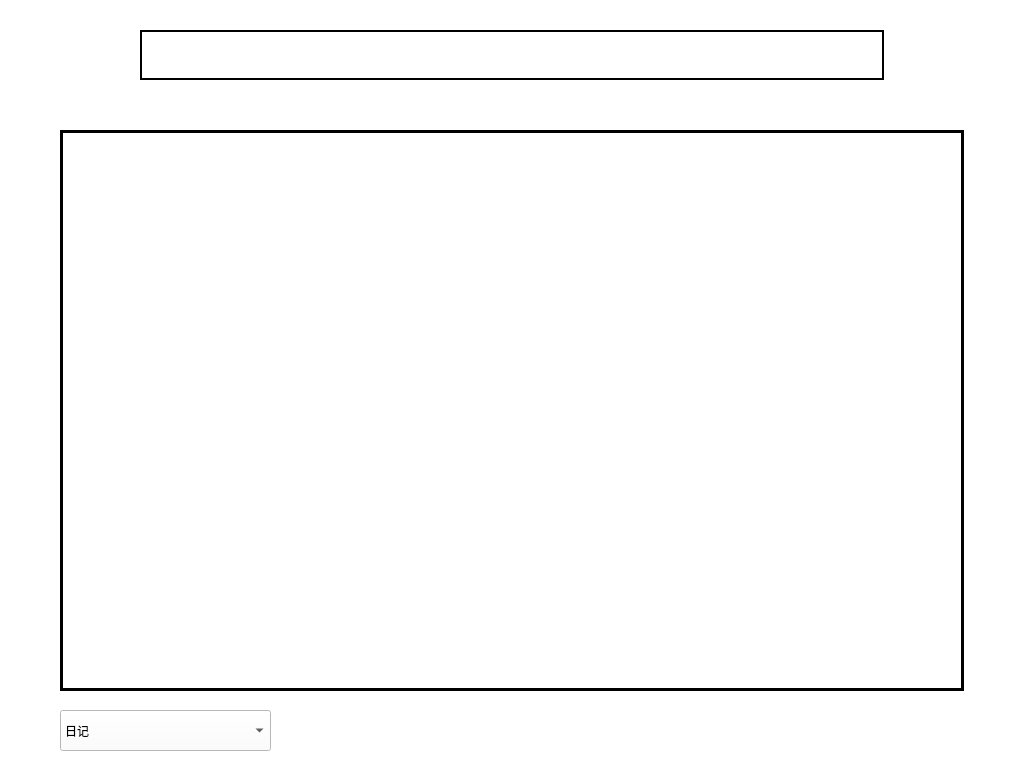
<?xml version="1.0" encoding="UTF-8"?>
<ui version="4.0">
 <class>edit</class>
 <widget class="QDialog" name="edit">
  <property name="geometry">
   <rect>
    <x>0</x>
    <y>0</y>
    <width>1024</width>
    <height>768</height>
   </rect>
  </property>
  <property name="windowTitle">
   <string>Dialog</string>
  </property>
  <property name="styleSheet">
   <string notr="true">background-color: rgb(255, 255, 255);</string>
  </property>
  <widget class="QTextEdit" name="text">
   <property name="geometry">
    <rect>
     <x>60</x>
     <y>130</y>
     <width>904</width>
     <height>561</height>
    </rect>
   </property>
   <property name="styleSheet">
    <string notr="true">border:3px solid;
background-color: rgb(255, 255, 255);</string>
   </property>
  </widget>
  <widget class="QPushButton" name="confirm">
   <property name="geometry">
    <rect>
     <x>930</x>
     <y>710</y>
     <width>31</width>
     <height>31</height>
    </rect>
   </property>
   <property name="styleSheet">
    <string notr="true">border:none;</string>
   </property>
   <property name="text">
    <string/>
   </property>
   <property name="icon">
    <iconset resource="button.qrc">
     <normaloff>:/src/create.png</normaloff>:/src/create.png</iconset>
   </property>
   <property name="iconSize">
    <size>
     <width>30</width>
     <height>30</height>
    </size>
   </property>
  </widget>
  <widget class="QPushButton" name="close">
   <property name="geometry">
    <rect>
     <x>950</x>
     <y>20</y>
     <width>21</width>
     <height>21</height>
    </rect>
   </property>
   <property name="styleSheet">
    <string notr="true">border:none</string>
   </property>
   <property name="text">
    <string/>
   </property>
   <property name="icon">
    <iconset resource="button.qrc">
     <normaloff>:/src/alt.png</normaloff>:/src/alt.png</iconset>
   </property>
  </widget>
  <widget class="QTextEdit" name="title">
   <property name="geometry">
    <rect>
     <x>140</x>
     <y>30</y>
     <width>744</width>
     <height>50</height>
    </rect>
   </property>
   <property name="styleSheet">
    <string notr="true">border: 2px solid rgb(0,0,0);
background-color:#ffffff;</string>
   </property>
  </widget>
  <widget class="QComboBox" name="catagory">
   <property name="geometry">
    <rect>
     <x>60</x>
     <y>710</y>
     <width>211</width>
     <height>41</height>
    </rect>
   </property>
   <property name="styleSheet">
    <string notr="true"/>
   </property>
   <property name="iconSize">
    <size>
     <width>0</width>
     <height>0</height>
    </size>
   </property>
   <item>
    <property name="text">
     <string>日记</string>
    </property>
   </item>
   <item>
    <property name="text">
     <string>待办事项</string>
    </property>
   </item>
  </widget>
  <widget class="QPushButton" name="delete_2">
   <property name="geometry">
    <rect>
     <x>879</x>
     <y>709</y>
     <width>41</width>
     <height>31</height>
    </rect>
   </property>
   <property name="styleSheet">
    <string notr="true">border:none;</string>
   </property>
   <property name="text">
    <string/>
   </property>
   <property name="icon">
    <iconset resource="button.qrc">
     <normaloff>:/src/delete.png</normaloff>:/src/delete.png</iconset>
   </property>
   <property name="iconSize">
    <size>
     <width>30</width>
     <height>30</height>
    </size>
   </property>
  </widget>
 </widget>
 <resources>
  <include location="button.qrc"/>
 </resources>
 <connections>
  <connection>
   <sender>close</sender>
   <signal>clicked()</signal>
   <receiver>edit</receiver>
   <slot>close()</slot>
   <hints>
    <hint type="sourcelabel">
     <x>999</x>
     <y>20</y>
    </hint>
    <hint type="destinationlabel">
     <x>511</x>
     <y>383</y>
    </hint>
   </hints>
  </connection>
 </connections>
</ui>
